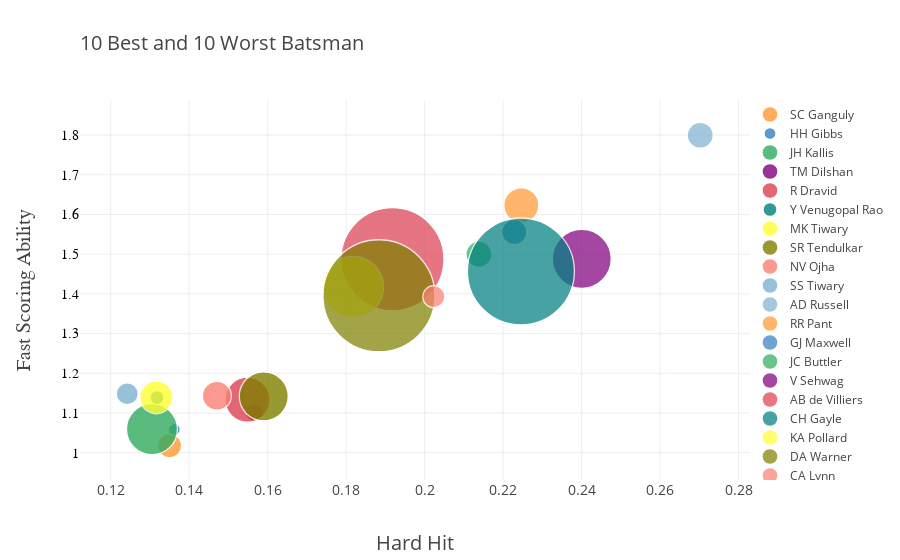

Notebook cell for this chart:
### Code cell
out_best = out.nsmallest(10, 'Fast Scoring')
out_worst = out.nlargest(10, 'Fast Scoring')

layout = go.Layout(
    title=dict(
        text="10 Best and 10 Worst Batsman",
        xref="paper",
        font = dict(size=20),
        x=0
    
    ),
  legend = dict(
    x = 1,
    y = 0
  ),
    xaxis=dict(
        title='Hard Hit',
        titlefont=dict(
            size=20,
        ),
        showticklabels=True,
        tickfont=dict(
            size=14,
        ),
        exponentformat='e',
        showexponent='all'
    ),
    yaxis=dict(
        title='Fast Scoring Ability',
        titlefont=dict(
            family='Arial, sans-serif',
            size=20,
        ),
        showticklabels=True,
        tickfont=dict(
            family='Old Standard TT, serif',
            size=14,
            color='black'
        ),
        exponentformat='e',
        showexponent='all'
    )
)

b_comp = pd.concat([out_best, out_worst])
b_comp.iplot(layout=layout, kind='bubble', x='Hard Hit', y='Fast Scoring', categories='batsman', size='runs', text='batsman',
          xTitle='Hard Hit', yTitle='Fast Scoring Ability', filename='cufflinks/simple-bubble-chart')

### Figure 1 — Plotly figure (JSON) as saved in the notebook; plotly's stock layout.template omitted (floating-point values rounded to 4 significant figures)
{"data": [{"marker": {"color": "rgba(255, 153, 51, 1.0)", "line": {"width": 1.3}, "opacity": 0.8, "size": [24], "symbol": "circle"}, "mode": "markers", "name": "SC Ganguly", "text": ["SC Ganguly"], "textfont": {"color": "#4D5663"}, "type": "scatter", "uid": "254ecd3e-4bdd-4cb3-8d9d-ea2063d26745", "x": [0.135], "y": [1.017]}, {"marker": {"color": "rgba(55, 128, 191, 1.0)", "line": {"width": 1.3}, "opacity": 0.8, "size": [12], "symbol": "circle"}, "mode": "markers", "name": "HH Gibbs", "text": ["HH Gibbs"], "textfont": {"color": "#4D5663"}, "type": "scatter", "uid": "4752bf64-62b3-49a5-853e-442066e6f334", "x": [0.1362], "y": [1.059]}, {"marker": {"color": "rgba(50, 171, 96, 1.0)", "line": {"width": 1.3}, "opacity": 0.8, "size": [51], "symbol": "circle"}, "mode": "markers", "name": "JH Kallis", "text": ["JH Kallis"], "textfont": {"color": "#4D5663"}, "type": "scatter", "uid": "22bf1edf-a73d-4063-89bb-b1a50b75101d", "x": [0.1305], "y": [1.059]}, {"marker": {"color": "rgba(128, 0, 128, 1.0)", "line": {"width": 1.3}, "opacity": 0.8, "size": [18], "symbol": "circle"}, "mode": "markers", "name": "TM Dilshan", "text": ["TM Dilshan"], "textfont": {"color": "#4D5663"}, "type": "scatter", "uid": "66fb5119-4d64-42af-b79a-49f82a1a12cd", "x": [0.1566], "y": [1.101]}, {"marker": {"color": "rgba(219, 64, 82, 1.0)", "line": {"width": 1.3}, "opacity": 0.8, "size": [45], "symbol": "circle"}, "mode": "markers", "name": "R Dravid", "text": ["R Dravid"], "textfont": {"color": "#4D5663"}, "type": "scatter", "uid": "9f610a53-1128-4b99-ae10-2efc539b6a3a", "x": [0.1548], "y": [1.133]}, {"marker": {"color": "rgba(0, 128, 128, 1.0)", "line": {"width": 1.3}, "opacity": 0.8, "size": [14], "symbol": "circle"}, "mode": "markers", "name": "Y Venugopal Rao", "text": ["Y Venugopal Rao"], "textfont": {"color": "#4D5663"}, "type": "scatter", "uid": "8e0cac15-b663-457d-ae37-2003ab064053", "x": [0.1318], "y": [1.139]}, {"marker": {"color": "rgba(255, 255, 51, 1.0)", "line": {"width": 1.3}, "opacity": 0.8, "size": [33], "symbol": "circle"}, "mode": "markers", "name": "MK Tiwary", "text": ["MK Tiwary"], "textfont": {"color": "#4D5663"}, "type": "scatter", "uid": "dac55d23-3704-4e2f-a81e-2a7d4ce2a916", "x": [0.1316], "y": [1.14]}, {"marker": {"color": "rgba(128, 128, 0, 1.0)", "line": {"width": 1.3}, "opacity": 0.8, "size": [49], "symbol": "circle"}, "mode": "markers", "name": "SR Tendulkar", "text": ["SR Tendulkar"], "textfont": {"color": "#4D5663"}, "type": "scatter", "uid": "74d8e56d-6374-4376-8664-0433d924dd12", "x": [0.159], "y": [1.142]}, {"marker": {"color": "rgba(251, 128, 114, 1.0)", "line": {"width": 1.3}, "opacity": 0.8, "size": [29], "symbol": "circle"}, "mode": "markers", "name": "NV Ojha", "text": ["NV Ojha"], "textfont": {"color": "#4D5663"}, "type": "scatter", "uid": "0851be92-dfe4-406a-86b4-21177d7a00f3", "x": [0.1471], "y": [1.143]}, {"marker": {"color": "rgba(128, 177, 211, 1.0)", "line": {"width": 1.3}, "opacity": 0.8, "size": [22], "symbol": "circle"}, "mode": "markers", "name": "SS Tiwary", "text": ["SS Tiwary"], "textfont": {"color": "#4D5663"}, "type": "scatter", "uid": "0a8527b7-27b3-4ab6-91ea-db8ab5f7db7a", "x": [0.1242], "y": [1.149]}, {"marker": {"color": "rgba(128, 177, 211, 0.8999999999999999)", "line": {"width": 1.3}, "opacity": 0.8, "size": [26], "symbol": "circle"}, "mode": "markers", "name": "AD Russell", "text": ["AD Russell"], "textfont": {"color": "#4D5663"}, "type": "scatter", "uid": "d44fd339-98ef-4d0a-9577-ebd8c4ca9a97", "x": [0.2702], "y": [1.8]}, {"marker": {"color": "rgba(255, 153, 51, 0.8999999999999999)", "line": {"width": 1.3}, "opacity": 0.8, "size": [35], "symbol": "circle"}, "mode": "markers", "name": "RR Pant", "text": ["RR Pant"], "textfont": {"color": "#4D5663"}, "type": "scatter", "uid": "75f154b4-76ff-4262-be3b-e90208ca5e54", "x": [0.2246], "y": [1.623]}, {"marker": {"color": "rgba(55, 128, 191, 0.8999999999999999)", "line": {"width": 1.3}, "opacity": 0.8, "size": [25], "symbol": "circle"}, "mode": "markers", "name": "GJ Maxwell", "text": ["GJ Maxwell"], "textfont": {"color": "#4D5663"}, "type": "scatter", "uid": "9000fb03-fbf3-44af-907d-d4fce5287334", "x": [0.2228], "y": [1.555]}, {"marker": {"color": "rgba(50, 171, 96, 0.8999999999999999)", "line": {"width": 1.3}, "opacity": 0.8, "size": [26], "symbol": "circle"}, "mode": "markers", "name": "JC Buttler", "text": ["JC Buttler"], "textfont": {"color": "#4D5663"}, "type": "scatter", "uid": "c332a79c-aba9-4422-9719-26f00e235238", "x": [0.2138], "y": [1.5]}, {"marker": {"color": "rgba(128, 0, 128, 0.8999999999999999)", "line": {"width": 1.3}, "opacity": 0.8, "size": [59], "symbol": "circle"}, "mode": "markers", "name": "V Sehwag", "text": ["V Sehwag"], "textfont": {"color": "#4D5663"}, "type": "scatter", "uid": "ea06bbc4-fff2-4c1b-b6d3-05c12ce0ad42", "x": [0.24], "y": [1.488]}, {"marker": {"color": "rgba(219, 64, 82, 0.8999999999999999)", "line": {"width": 1.3}, "opacity": 0.8, "size": [103], "symbol": "circle"}, "mode": "markers", "name": "AB de Villiers", "text": ["AB de Villiers"], "textfont": {"color": "#4D5663"}, "type": "scatter", "uid": "92b1c8e5-7b59-4c4f-8b63-a368b97adcd7", "x": [0.1918], "y": [1.487]}, {"marker": {"color": "rgba(0, 128, 128, 0.8999999999999999)", "line": {"width": 1.3}, "opacity": 0.8, "size": [107], "symbol": "circle"}, "mode": "markers", "name": "CH Gayle", "text": ["CH Gayle"], "textfont": {"color": "#4D5663"}, "type": "scatter", "uid": "8e1377c3-0699-40ab-bb1f-b0a853f07291", "x": [0.2245], "y": [1.456]}, {"marker": {"color": "rgba(255, 255, 51, 0.8999999999999999)", "line": {"width": 1.3}, "opacity": 0.8, "size": [61], "symbol": "circle"}, "mode": "markers", "name": "KA Pollard", "text": ["KA Pollard"], "textfont": {"color": "#4D5663"}, "type": "scatter", "uid": "011b57f8-aff3-42b9-a0f0-825681240000", "x": [0.1818], "y": [1.418]}, {"marker": {"color": "rgba(128, 128, 0, 0.8999999999999999)", "line": {"width": 1.3}, "opacity": 0.8, "size": [112], "symbol": "circle"}, "mode": "markers", "name": "DA Warner", "text": ["DA Warner"], "textfont": {"color": "#4D5663"}, "type": "scatter", "uid": "387aaa23-c5e7-4cd9-897c-448abed9043a", "x": [0.1883], "y": [1.395]}, {"marker": {"color": "rgba(251, 128, 114, 0.8999999999999999)", "line": {"width": 1.3}, "opacity": 0.8, "size": [22], "symbol": "circle"}, "mode": "markers", "name": "CA Lynn", "text": ["CA Lynn"], "textfont": {"color": "#4D5663"}, "type": "scatter", "uid": "75887c0b-ae39-4006-a34a-4beafab643d9", "x": [0.2023], "y": [1.393]}], "layout": {"legend": {"x": 1, "y": 0}, "title": {"font": {"size": 20}, "text": "10 Best and 10 Worst Batsman", "x": 0, "xref": "paper"}, "xaxis": {"exponentformat": "e", "showexponent": "all", "showticklabels": true, "tickfont": {"size": 14}, "title": {"font": {"size": 20}, "text": "Hard Hit"}}, "yaxis": {"exponentformat": "e", "showexponent": "all", "showticklabels": true, "tickfont": {"color": "black", "family": "Old Standard TT, serif", "size": 14}, "title": {"font": {"family": "Arial, sans-serif", "size": 20}, "text": "Fast Scoring Ability"}}}}
